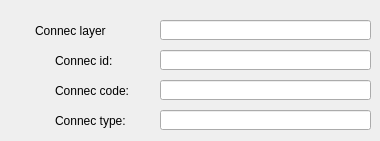
       <widget class="QWidget" name="tab_15">
        <attribute name="title">
         <string>Connec</string>
        </attribute>
        <widget class="QLineEdit" name="connec_id">
         <property name="geometry">
          <rect>
           <x>160</x>
           <y>50</y>
           <width>211</width>
           <height>20</height>
          </rect>
         </property>
         <property name="text">
          <string/>
         </property>
        </widget>
        <widget class="QLineEdit" name="connec_type">
         <property name="geometry">
          <rect>
           <x>160</x>
           <y>110</y>
           <width>211</width>
           <height>20</height>
          </rect>
         </property>
         <property name="text">
          <string/>
         </property>
        </widget>
        <widget class="QLabel" name="label_connec_code">
         <property name="geometry">
          <rect>
           <x>55</x>
           <y>80</y>
           <width>151</width>
           <height>22</height>
          </rect>
         </property>
         <property name="font">
          <font>
           <pointsize>9</pointsize>
          </font>
         </property>
         <property name="frameShape">
          <enum>QFrame::NoFrame</enum>
         </property>
         <property name="frameShadow">
          <enum>QFrame::Plain</enum>
         </property>
         <property name="text">
          <string>Connec code:</string>
         </property>
         <property name="textFormat">
          <enum>Qt::AutoText</enum>
         </property>
         <property name="scaledContents">
          <bool>false</bool>
         </property>
         <property name="alignment">
          <set>Qt::AlignLeading|Qt::AlignLeft|Qt::AlignVCenter</set>
         </property>
         <property name="margin">
          <number>3</number>
         </property>
        </widget>
        <widget class="QLabel" name="label_connec_type">
         <property name="geometry">
          <rect>
           <x>55</x>
           <y>110</y>
           <width>151</width>
           <height>22</height>
          </rect>
         </property>
         <property name="font">
          <font>
           <pointsize>9</pointsize>
          </font>
         </property>
         <property name="frameShape">
          <enum>QFrame::NoFrame</enum>
         </property>
         <property name="frameShadow">
          <enum>QFrame::Plain</enum>
         </property>
         <property name="text">
          <string>Connec type:</string>
         </property>
         <property name="textFormat">
          <enum>Qt::AutoText</enum>
         </property>
         <property name="scaledContents">
          <bool>false</bool>
         </property>
         <property name="alignment">
          <set>Qt::AlignLeading|Qt::AlignLeft|Qt::AlignVCenter</set>
         </property>
         <property name="margin">
          <number>3</number>
         </property>
        </widget>
        <widget class="QLabel" name="label_connec_layer_2">
         <property name="geometry">
          <rect>
           <x>35</x>
           <y>20</y>
           <width>171</width>
           <height>22</height>
          </rect>
         </property>
         <property name="font">
          <font>
           <pointsize>9</pointsize>
          </font>
         </property>
         <property name="frameShape">
          <enum>QFrame::NoFrame</enum>
         </property>
         <property name="frameShadow">
          <enum>QFrame::Plain</enum>
         </property>
         <property name="text">
          <string>Connec layer</string>
         </property>
         <property name="textFormat">
          <enum>Qt::AutoText</enum>
         </property>
         <property name="scaledContents">
          <bool>false</bool>
         </property>
         <property name="alignment">
          <set>Qt::AlignLeading|Qt::AlignLeft|Qt::AlignVCenter</set>
         </property>
         <property name="margin">
          <number>3</number>
         </property>
        </widget>
        <widget class="QLineEdit" name="connec_layer">
         <property name="geometry">
          <rect>
           <x>160</x>
           <y>20</y>
           <width>211</width>
           <height>20</height>
          </rect>
         </property>
         <property name="text">
          <string/>
         </property>
        </widget>
        <widget class="QLineEdit" name="connec_code">
         <property name="geometry">
          <rect>
           <x>160</x>
           <y>80</y>
           <width>211</width>
           <height>20</height>
          </rect>
         </property>
         <property name="text">
          <string/>
         </property>
        </widget>
        <widget class="QLabel" name="label_connec_id">
         <property name="geometry">
          <rect>
           <x>55</x>
           <y>50</y>
           <width>151</width>
           <height>22</height>
          </rect>
         </property>
         <property name="font">
          <font>
           <pointsize>9</pointsize>
          </font>
         </property>
         <property name="frameShape">
          <enum>QFrame::NoFrame</enum>
         </property>
         <property name="frameShadow">
          <enum>QFrame::Plain</enum>
         </property>
         <property name="text">
          <string>Connec id:</string>
         </property>
         <property name="textFormat">
          <enum>Qt::AutoText</enum>
         </property>
         <property name="scaledContents">
          <bool>false</bool>
         </property>
         <property name="alignment">
          <set>Qt::AlignLeading|Qt::AlignLeft|Qt::AlignVCenter</set>
         </property>
         <property name="margin">
          <number>3</number>
         </property>
        </widget>
       </widget>
